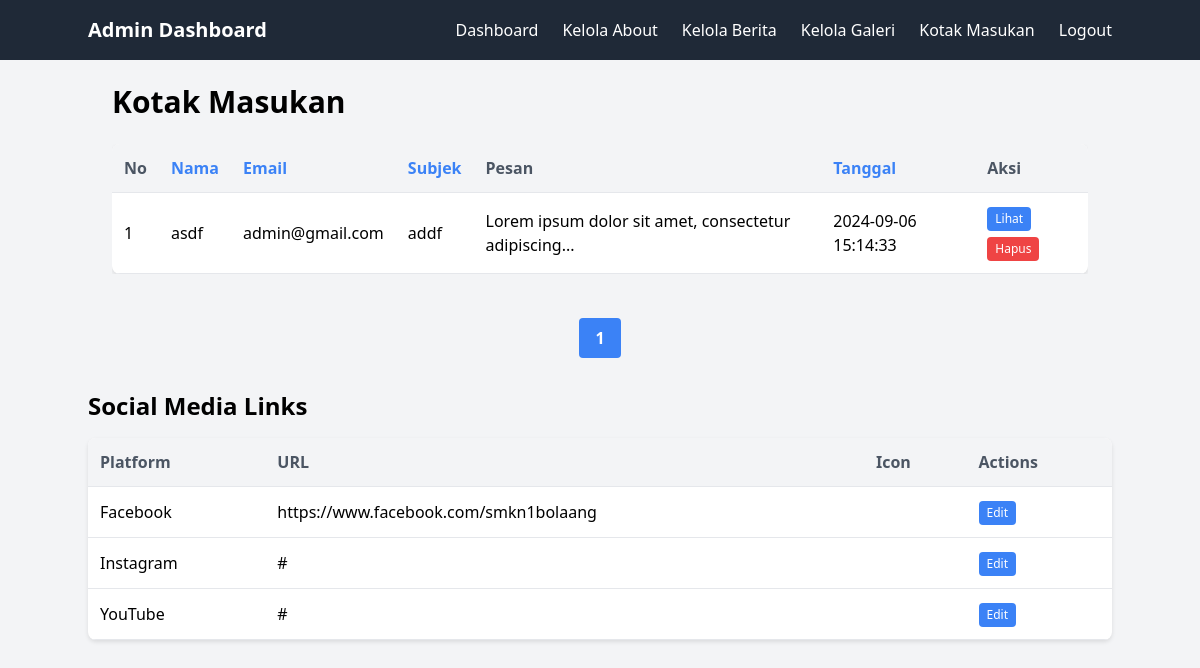
The page /admin/kotak_masukan.php (signed in) on the database as committed earlier.
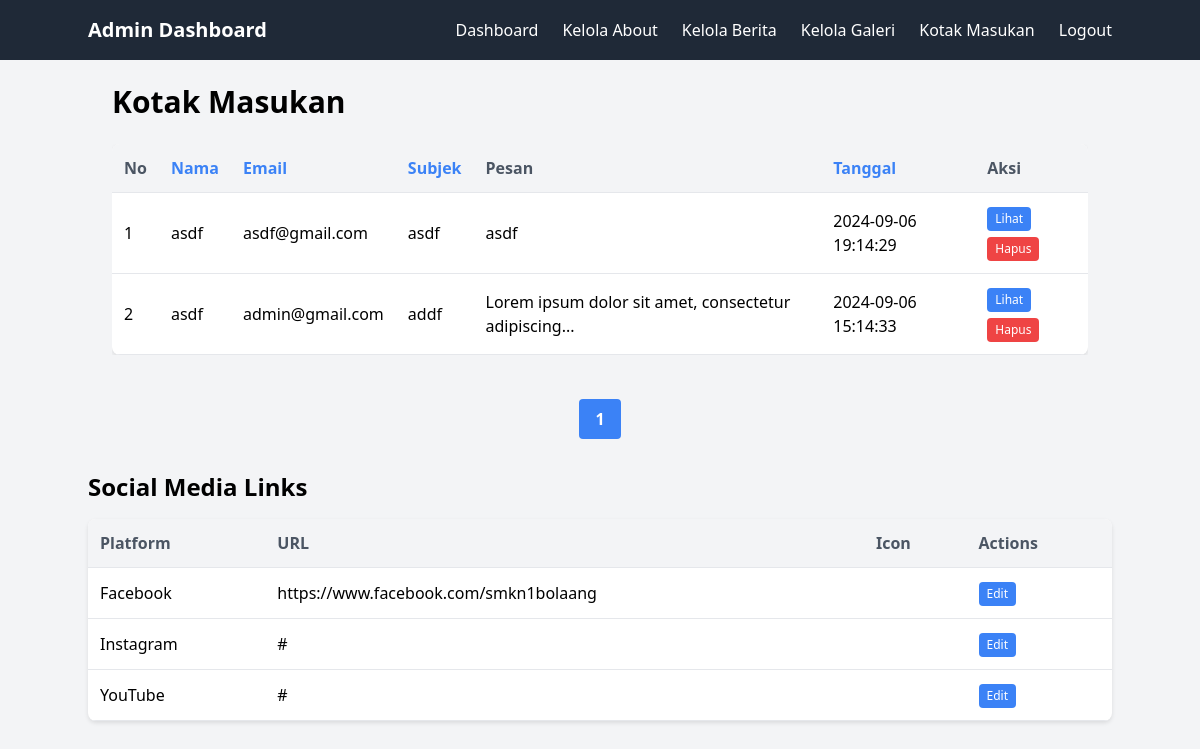
The same page on the database as committed later.
### tables this page shows
CREATE TABLE `feedback` (
  `id` int(11) NOT NULL,
  `name` varchar(100) NOT NULL,
  `email` varchar(100) NOT NULL,
  `subject` varchar(200) NOT NULL,
  `message` text NOT NULL,
  `created_at` timestamp NOT NULL DEFAULT current_timestamp()
);

CREATE TABLE `social_media_links` (
  `id` int(11) NOT NULL,
  `platform` varchar(50) NOT NULL,
  `url` varchar(255) NOT NULL,
  `icon` varchar(50) NOT NULL,
  `is_active` tinyint(1) DEFAULT 1,
  `created_at` timestamp NOT NULL DEFAULT current_timestamp(),
  `updated_at` timestamp NOT NULL DEFAULT current_timestamp() ON UPDATE current_timestamp()
);

### admin/kotak_masukan.php (the view, shortened to what this page needs)
<?php
require_once('../config.php');
$sort = isset($_GET['sort']) ? $_GET['sort'] : 'created_at';
$order = isset($_GET['order']) ? $_GET['order'] : 'DESC';
$page = isset($_GET['page']) ? (int)$_GET['page'] : 1;
$perPage = 10;
$start = ($page > 1) ? ($page * $perPage) - $perPage : 0;
$total = $pdo->query("SELECT COUNT(*) FROM feedback")->fetchColumn();
$pages = ceil($total / $perPage);
$stmt = $pdo->prepare("SELECT * FROM feedback ORDER BY $sort $order LIMIT :start, :perPage");
$stmt->bindValue(':start', $start, PDO::PARAM_INT);
$stmt->bindValue(':perPage', $perPage, PDO::PARAM_INT);
$stmt->execute();
$feedbacks = $stmt->fetchAll(PDO::FETCH_ASSOC);
function sortLink($column, $currentSort, $currentOrder)
{
    $newOrder = ($currentSort === $column && $currentOrder === 'ASC') ? 'DESC' : 'ASC';
    return "kotak_masukan.php?sort=$column&order=$newOrder";
}
$stmt = $pdo->query("SELECT * FROM social_media_links WHERE is_active = TRUE");
$socialLinks = $stmt->fetchAll(PDO::FETCH_ASSOC);
?>
<!DOCTYPE html>
<html lang="en">
<head>
    <link href="../assets/css/output.css" rel="stylesheet">
</head>
<body class="bg-gray-100">
    <?php include('../admin/components/navbar.php'); ?>
    <div class="container mx-auto p-6">
        <h1 class="text-3xl font-bold mb-6">Kotak Masukan</h1>
        <div class="overflow-x-auto">
            <table class="table">
                <thead>
                    <tr>
                        <th>No</th>
                        <th><a href="<?php echo sortLink('name', $sort, $order); ?>">Nama</a></th>
                        <th><a href="<?php echo sortLink('email', $sort, $order); ?>">Email</a></th>
                        <th><a href="<?php echo sortLink('subject', $sort, $order); ?>">Subjek</a></th>
                        <th>Pesan</th>
                        <th><a href="<?php echo sortLink('created_at', $sort, $order); ?>">Tanggal</a></th>
                        <th>Aksi</th>
                    </tr>
                </thead>
                <tbody>
                    <?php $no = $start + 1; ?>
                    <?php foreach ($feedbacks as $feedback): ?>
                        <tr>
                            <td class="text-center"><?php echo $no++; ?></td>
                            <td><?php echo htmlspecialchars($feedback['name'] ?? 'N/A'); ?></td>
                            <td><?php echo htmlspecialchars($feedback['email'] ?? 'N/A'); ?></td>
                            <td><?php echo htmlspecialchars($feedback['subject'] ?? 'N/A'); ?></td>
                            <td>
                                <?php
                                $message = htmlspecialchars($feedback['message'] ?? 'N/A');
                                echo (strlen($message) > 50) ? substr($message, 0, 50) . '...' : $message;
                                ?>
                            </td>
                            <td><?php echo htmlspecialchars($feedback['created_at']); ?></td>
                            <td class="text-center">
                                <button onclick="showFullMessage(
                                    '<?php echo htmlspecialchars($feedback['id']); ?>',
                                    '<?php echo htmlspecialchars($feedback['name']); ?>',
                                    '<?php echo htmlspecialchars($feedback['email']); ?>',
                                    '<?php echo htmlspecialchars($feedback['subject']); ?>',
                                    '<?php echo htmlspecialchars($feedback['message']); ?>',
                                    '<?php echo htmlspecialchars($feedback['created_at']); ?>'
                                )" class="bg-blue-500 hover:bg-blue-600 text-white font-medium py-1 px-2 rounded text-xs mb-1">
                                    Lihat
                                </button>
                                <form method="POST" class="inline" onsubmit="return confirm('Apakah Anda yakin ingin menghapus pesan ini?');">
                                    <button type="submit" name="delete" class="bg-red-500 hover:bg-red-600 text-white font-medium py-1 px-2 rounded text-xs">
                                        Hapus
                                    </button>
                                </form>
                            </td>
                        </tr>
                    <?php endforeach; ?>
                </tbody>
            </table>
        </div>
    </div>
    <div class="pagination">
        <?php for ($i = 1; $i <= $pages; $i++): ?>
            <a href="?page=<?php echo $i; ?>&sort=<?php echo $sort; ?>&order=<?php echo $order; ?>">
                <?php echo $i; ?>
            </a>
        <?php endfor; ?>
    </div>
    <div class="container mx-auto">
        <h2 class="text-2xl font-bold mt-8 mb-4">Social Media Links</h2>
        <table class="table">
            <thead>
                <tr>
                    <th>Platform</th>
                    <th>URL</th>
                    <th>Icon</th>
                    <th>Actions</th>
                </tr>
            </thead>
            <tbody>
                <?php foreach ($socialLinks as $link): ?>
                    <tr>
                        <td><?php echo htmlspecialchars($link['platform']); ?></td>
                        <td><?php echo htmlspecialchars($link['url']); ?></td>
                        <td><i class="<?php echo htmlspecialchars($link['icon']); ?>"></i></td>
                        <td>
                            <button class="bg-blue-500 hover:bg-blue-600 text-white font-medium py-1 px-2 rounded text-xs">Edit</button>
                        </td>
                    </tr>
                <?php endforeach; ?>
            </tbody>
        </table>
    </div>
</body>
</html>

### admin/components/navbar.php (shortened to what this page needs)
<!DOCTYPE html>
<html lang="id">
<head>
    <link href="../../assets/css/output.css" rel="stylesheet">
</head>
<body class="bg-gray-100 font-sans">
    <header class="bg-gray-800 text-white p-4">
        <div class="container mx-auto flex items-center justify-between">
            <h1 class="text-xl font-semibold">Admin Dashboard</h1>
            <nav id="menu" class="hidden lg:flex lg:items-center lg:space-x-6">
                <ul class="flex space-x-6">
                    <li><a href="index.php" class="hover:text-gray-400">Dashboard</a></li>
                    <li><a href="../admin/manage_about.php" class="hover:text-gray-400">Kelola About</a></li>
                    <li><a href="../admin/manage_news.php" class="hover:text-gray-400">Kelola Berita</a></li>
                    <li><a href="../admin/manage_gallery.php" class="hover:text-gray-400">Kelola Galeri</a></li>
                    <li><a href="../admin/kotak_masukan.php" class="hover:text-gray-400">Kotak Masukan</a></li>
                    <li><a href="../functions/logout.php" class="hover:text-gray-400">Logout</a></li>
                </ul>
            </nav>
        </div>
    </header>
</body>
</html>

### admin/kotak_masukan.php (style rules this page uses)
.table { width: 100%; border-collapse: collapse; background-color: #ffffff; border-radius: 8px; overflow: hidden; box-shadow: 0 2px 4px rgba(0, 0, 0, 0.1); }
.table th, .table td { padding: 12px; text-align: left; border-bottom: 1px solid #e5e7eb; }
.table th { background-color: #f3f4f6; color: #4b5563; }
.table a { color: #3b82f6; text-decoration: none; }
.pagination { display: flex; justify-content: center; margin-top: 20px; }
.pagination a { padding: 8px 16px; margin: 0 4px; border-radius: 4px; background-color: #3b82f6; color: white; text-decoration: none; font-weight: 600; }

Rows that differ between the two databases and show on the page:
added feedback: name "asdf", email "asdf@gmail.com", subject "asdf", message "asdf", created_at "2024-09-06 19:14:29"
